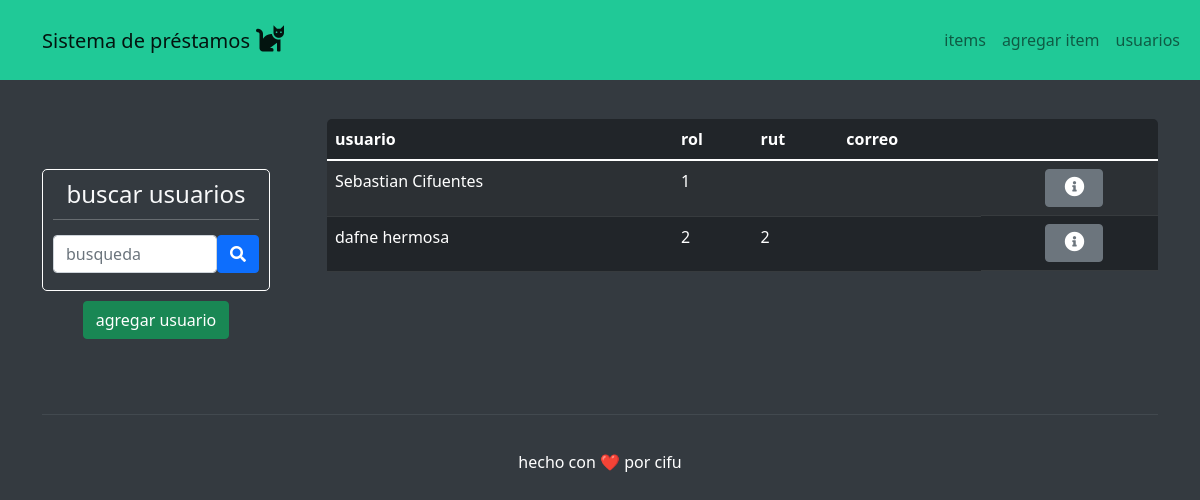
The page /usuarios on the database as committed earlier.
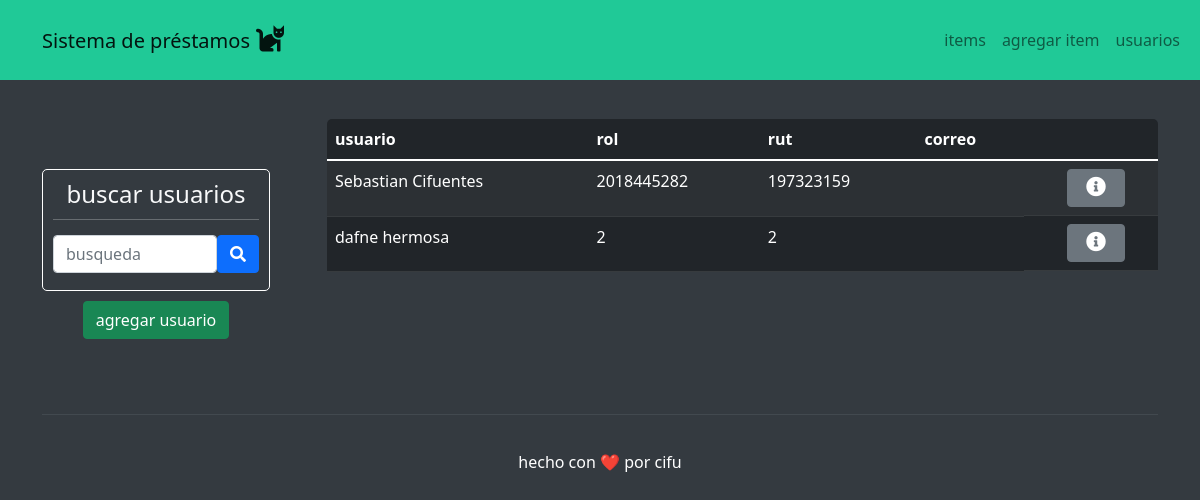
The same page on the database as committed later.
### items/models.py (models this page shows, shortened)
class usuario(models.Model):
    nombre = models.CharField(max_length=150)
    rol = models.CharField(max_length=15, blank=True)
    rut = models.CharField(max_length=15, blank=True)
    correo = models.CharField(max_length=150, blank=True)

### items/views.py (the view)
# urls.py: path('usuarios', views.usuarios, name='usuarios'),
def usuarios(request):
    usuarios = usuario.objects.all()
    return(render(request, 'usuarios.html', {'usuarios':usuarios}))

### items/templates/usuarios.html
{% extends 'base.html' %}
{% block content %}
<div class="container" style="padding-top: 39px;">
    <div class="row">
        <div class="col-auto col-md-3" style="margin-top: 50px;padding-right: 45px;">
            <div>
                <form style="border-radius: 5px;padding-top: 10px;padding-right: 10px;padding-bottom: 10px;padding-left: 10px;border: 1px solid var(--bs-body-bg) ;border-top-style: solid;">
                    <h1 class="fs-4 text-center" style="color: var(--bs-gray-100);">buscar usuarios</h1>
                    <hr style="background: var(--bs-body-bg);border-width: 1px;border-color: var(--bs-body-bg);color: var(--bs-body-bg);margin-top: 10px;margin-bottom: 10px;">
                    <div class="d-flex d-md-flex d-lg-flex justify-content-end justify-content-md-end align-items-md-center justify-content-lg-end" style="margin-top: 15px;padding-bottom: 7px;"><input class="form-control" type="text" placeholder="busqueda"><button class="btn btn-primary" type="button"><i class="fas fa-search"></i></button></div>
                </form>
            </div>
            <div class="d-lg-flex justify-content-lg-center" style="margin-top: 10px;margin-bottom: 11px;"><a class="btn btn-success" role="button" href="{% url 'agregar_usuario' %}">agregar usuario</a></div>
        </div>
        <div class="col-md-9">
            <div class="table-responsive" style="border-radius: 5px;border: 1px none var(--bs-body-bg);">
                <table class="table table-striped table-dark">
                    <thead>
                        <tr>
                            <th>usuario</th>
                            <th>rol</th>
                            <th>rut</th>
                            <th>correo</th>
                            <th></th>
                        </tr>
                    </thead>
                    <tbody>
                        {% for usuario in usuarios %}
                        <tr>
                            <td>{{ usuario.nombre }}</td>
                            <td>{{ usuario.rol }}</td>
                            <td>{{ usuario.rut }}</td>
                            <td>{{ usuario.correo }}</td>
                            <td class="d-lg-flex justify-content-lg-center"><button class="btn btn-secondary" type="button" style="text-align: center;padding-left: 18px;padding-right: 18px;margin-left: 10px;"><i class="fas fa-info-circle fs-5"></i></button></td>
                        </tr>
                        {% endfor %}
                    </tbody>
                </table>
            </div>
        </div>
    </div>
</div>
{% endblock %}

Rows that differ between the two databases and show on the page:
changed usuario "Sebastian Cifuentes": rol "1" → "2018445282"; rut (not shown) → "197323159"
